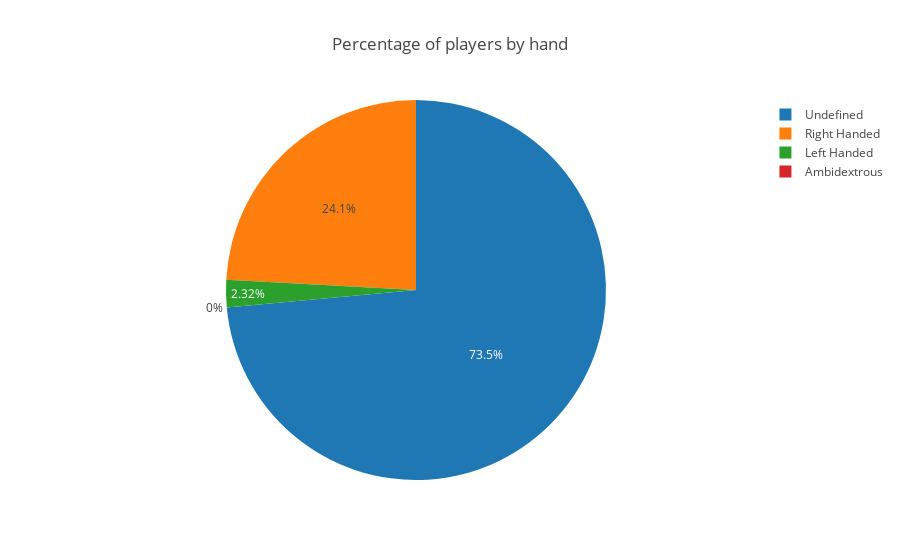

The notebook cell this image was saved under:
### Code cell
# Pie Chart with information about players "strong hand"

#!{sys.executable} -m pip install plotly
import plotly.plotly as py
import plotly.graph_objs as go
import plotly.offline as po
from plotly.offline import download_plotlyjs, init_notebook_mode, plot, iplot

init_notebook_mode(connected=True)

left_handed = players_by_hand.loc['L','total']
right_handed = players_by_hand.loc['R','total']
undefined = players_by_hand.loc['U','total'] + players_by_hand.loc['','total']
ambidextrous = 0

labels = ['Left Handed','Right Handed','Ambidextrous','Undefined']
values = [left_handed,right_handed,0,undefined]

trace = go.Pie(labels=labels, values=values)
layout = go.Layout(title='Percentage of players by hand')
figure = go.Figure(data=[trace], layout=layout)
po.iplot(figure, filename="players_by_hand_percent_pie_chart")

### Figure 1 — Plotly figure (JSON) as saved in the notebook; plotly's stock layout.template omitted (floating-point values rounded to 4 significant figures)
{"data": [{"labels": ["Left Handed", "Right Handed", "Ambidextrous", "Undefined"], "type": "pie", "uid": "c82ff15a-b988-40d7-85d2-c843d01ffbdd", "values": [504, 5252, 0, 15995]}], "layout": {"title": {"text": "Percentage of players by hand"}}}
